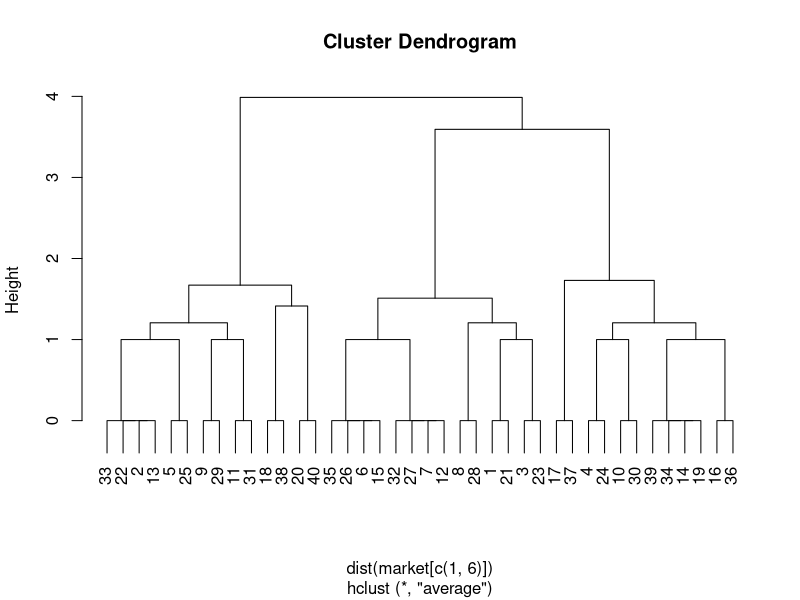
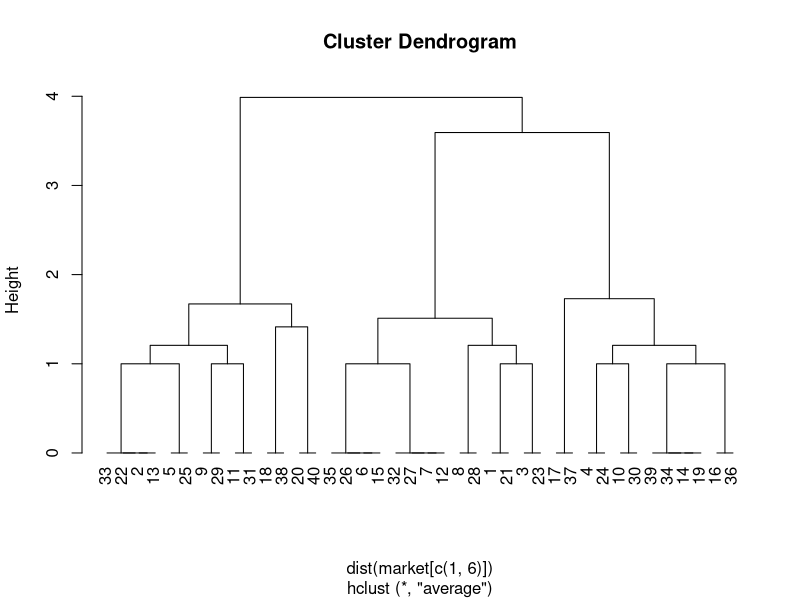

Write R code to recreate these figures, in order.
market <- read.csv( 'Market segmentation.csv' )
View( market )

market <- na.omit( market )                      # omit NAs
hc <- hclust( dist( market[c(1,6)] ), "ave" )    # hierarcial clustering take only 1:6 columns from market
plot( hc )                                       # plot the clusters
plot( hc, hang = -1 )


M<-cutree( hc, 3 )    # divide into 3 clusters
market$cluster <- M   # add cluster column to data frama and indicate the cluster for each row
View( market )

attach( market )
aggdata <-aggregate( market, by=list( cluster ), FUN=mean, na.rm=TRUE ) # aggregate by clusters and take mean of other variables
print( aggdata )                                                        # print the result
detach( market )


set.seed( 1997 )
clusters <- kmeans( market[,1:6], 3 )  # calculate k=3 means with 1:6 columns from market
clusters$size                          # 3 clusters containing number of elements -> 12 12 16
names( clusters )


clusters <- kmeans( market, 3 )  # take all variables
clusters$size                    # 8 16 16
names( clusters )
rm( list = ls() )
